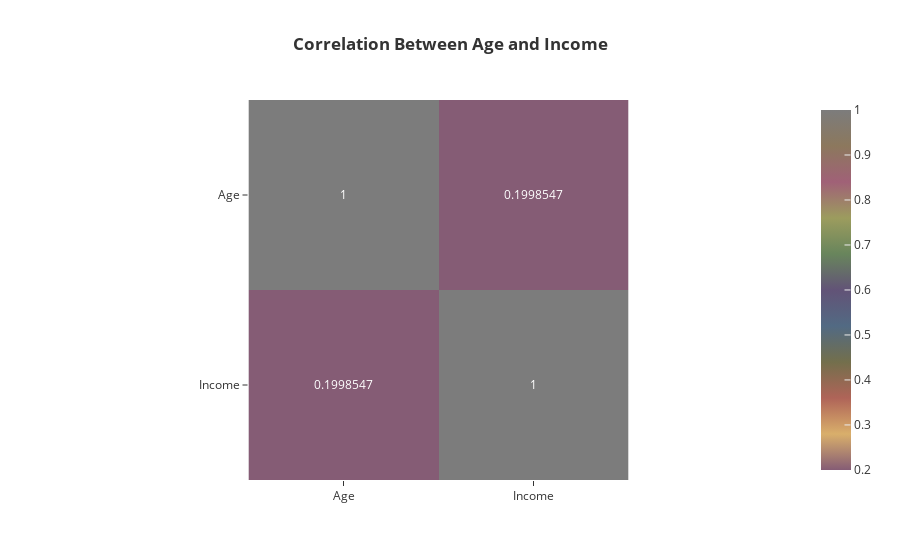

The code cell stored with this chart in its notebook:
### Code cell
px.imshow(data[["Age", "Income"]].corr(), text_auto=True,
         title="<b>Correlation Between Age and Income",  color_continuous_scale=px.colors.qualitative.Antique)

### Figure 1 — Plotly figure (JSON) as saved in the notebook; plotly's stock layout.template omitted (floating-point values rounded to 4 significant figures)
{"data": [{"coloraxis": "coloraxis", "hovertemplate": "x: %{x}<br>y: %{y}<br>color: %{z}<extra></extra>", "name": "0", "texttemplate": "%{z}", "type": "heatmap", "x": ["Age", "Income"], "xaxis": "x", "y": ["Age", "Income"], "yaxis": "y", "z": [[1, 0.1999], [0.1999, 1]]}], "layout": {"coloraxis": {"colorscale": [[0, "rgb(133, 92, 117)"], [0.1, "rgb(217, 175, 107)"], [0.2, "rgb(175, 100, 88)"], [0.3, "rgb(115, 111, 76)"], [0.4, "rgb(82, 106, 131)"], [0.5, "rgb(98, 83, 119)"], [0.6, "rgb(104, 133, 92)"], [0.7, "rgb(156, 156, 94)"], [0.8, "rgb(160, 97, 119)"], [0.9, "rgb(140, 120, 93)"], [1, "rgb(124, 124, 124)"]]}, "title": {"text": "<b>Correlation Between Age and Income"}, "xaxis": {"anchor": "y", "constrain": "domain", "domain": [0, 1], "scaleanchor": "y"}, "yaxis": {"anchor": "x", "autorange": "reversed", "constrain": "domain", "domain": [0, 1]}}}
